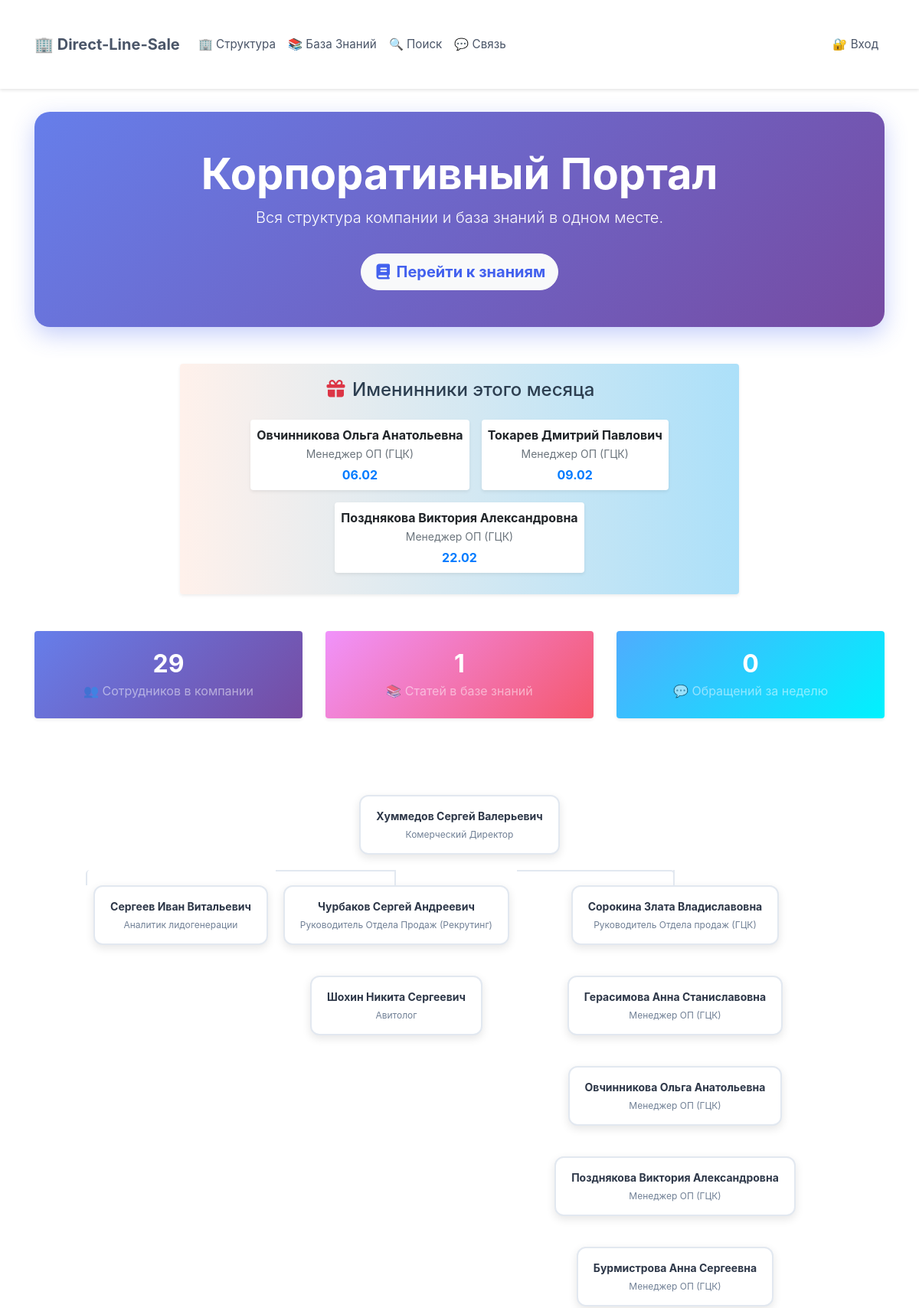
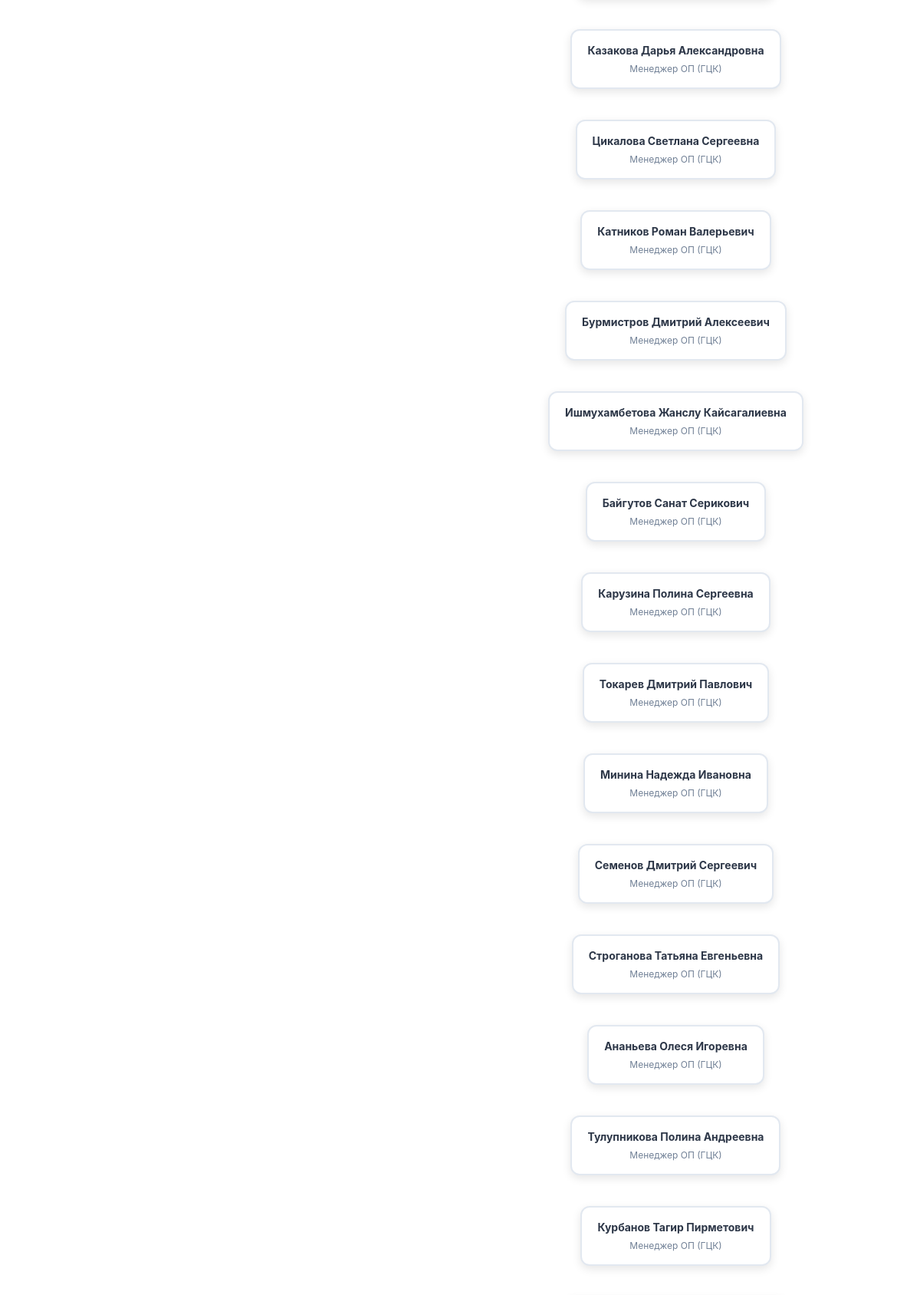
The page / (upper part) on the database its author committed (2 pictures, top to bottom).
### app.py (models this page shows, shortened)
class Employee(db.Model):
    id = db.Column(db.Integer, primary_key=True)
    name = db.Column(db.String(100), nullable=False, index=True)
    position = db.Column(db.String(100), nullable=False, index=True)
    birthday = db.Column(db.Date, nullable=True)
    email = db.Column(db.String(120), nullable=True)  # Если добавили
    telegram = db.Column(db.String(50), nullable=True)  # Если добавили
    manager_id = db.Column(db.Integer, db.ForeignKey(
        'employee.id'), nullable=True, index=True)
    children = db.relationship('Employee', backref=db.backref(
        'parent', remote_side=[id]), lazy='joined')

### app.py (the view)
@app.route('/')
def home():
    roots = Employee.query.filter_by(manager_id=None).all()
    from datetime import timedelta
    stats = {
        'total_employees': Employee.query.count(),
        'total_articles': Article.query.count(),
        'recent_feedback': Feedback.query.filter(
            Feedback.created_at >= datetime.now() - timedelta(days=7)
        ).count()
    }
    today = datetime.today()
    current_month = today.month
    all_employees = Employee.query.filter(Employee.birthday.is_not(None)).all()
    birthdays_this_month = []
    for emp in all_employees:
        if emp.birthday.month == current_month:
            birthdays_this_month.append(emp)
    birthdays_this_month.sort(key=lambda x: x.birthday.day)
    return render_template('index.html', roots=roots, birthdays=birthdays_this_month, stats=stats)

### templates/index.html (shortened to what this page needs)
{% extends "base.html" %}
{% block extra_css %}
<link rel="stylesheet" href="{{ url_for('static', filename='css/tree.css') }}">
{% endblock %}
{% block content %}
<div class="row mb-5">
    <div class="col-12">
        <div class="p-5 text-center text-white rounded-3"
            style="background: var(--primary-gradient); border-radius: 20px; box-shadow: 0 10px 30px rgba(67, 97, 238, 0.3);">
            <h1 class="display-4 font-weight-bold" style="color: white;">Корпоративный Портал</h1>
            <p class="lead">Вся структура компании и база знаний в одном месте.</p>
            <a href="/wiki" class="btn btn-light btn-lg mt-3"
                style="border-radius: 30px; font-weight: bold; color: var(--primary-color);">
                <i class="fa fa-book"></i> Перейти к знаниям
            </a>
        </div>
    </div>
</div>
{% if birthdays %}
<div class="row justify-content-center mb-5">
    <div class="col-md-8">
        <div class="card border-0 shadow-sm" style="background: linear-gradient(to right, #fff1eb 0%, #ace0f9 100%);">
            <div class="card-body text-center">
                <h4 style="color: #2c3e50;"><i class="fa fa-gift text-danger"></i> Именинники этого месяца</h4>
                <div class="d-flex justify-content-center flex-wrap mt-3">
                    {% for b in birthdays %}
                    <div class="m-2 p-2 bg-white rounded shadow-sm" style="min-width: 200px;">
                        <span class="d-block font-weight-bold">{{ b.name }}</span>
                        <small class="text-muted">{{ b.position }}</small>
                        <div class="text-primary font-weight-bold mt-1">
                            {{ b.birthday.strftime('%d.%m') }}
                        </div>
                    </div>
                    {% endfor %}
                </div>
            </div>
        </div>
    </div>
</div>
{% endif %}
<div class="row mb-4">
    <div class="col-md-4 mb-3">
        <div class="card border-0 shadow-sm text-center"
            style="background: linear-gradient(135deg, #667eea 0%, #764ba2 100%);">
            <div class="card-body py-4">
                <h2 class="mb-1 font-weight-bold text-white">{{ stats.total_employees }}</h2>
                <p class="mb-0 text-white-50">👥 Сотрудников в компании</p>
            </div>
        </div>
    </div>
    <div class="col-md-4 mb-3">
        <div class="card border-0 shadow-sm text-center"
            style="background: linear-gradient(135deg, #f093fb 0%, #f5576c 100%);">
            <div class="card-body py-4">
                <h2 class="mb-1 font-weight-bold text-white">{{ stats.total_articles }}</h2>
                <p class="mb-0 text-white-50">📚 Статей в базе знаний</p>
            </div>
        </div>
    </div>
    <div class="col-md-4 mb-3">
        <div class="card border-0 shadow-sm text-center"
            style="background: linear-gradient(135deg, #4facfe 0%, #00f2fe 100%);">
            <div class="card-body py-4">
                <h2 class="mb-1 font-weight-bold text-white">{{ stats.recent_feedback }}</h2>
                <p class="mb-0 text-white-50">💬 Обращений за неделю</p>
            </div>
        </div>
    </div>
</div>
{% macro render_tree(employee) %}
<li>
    <div class="tree-card" data-employee-id="{{ employee.id }}" style="cursor: pointer;">
        <span class="name">{{ employee.name }}</span>
        <span class="pos">{{ employee.position }}</span>
    </div>
    {% if employee.children %}
    <ul class="{{ 'grid-view' if employee.children|length > 8 else '' }}">
        {% for child in employee.children %}
        {{ render_tree(child) }}
        {% endfor %}
    </ul>
    {% endif %}
</li>
{% endmacro %}
<div class="tree-container">
    <div class="tree">
        <ul>
            {% for root in roots %}
            {{ render_tree(root) }}
            {% else %}
            <div class="alert alert-warning">
                Сотрудники не найдены. <a href="/admin">Добавьте их в админке</a> (у самых главных оставьте поле
                Руководитель пустым).
            </div>
            {% endfor %}
        </ul>
    </div>
</div>
{% endblock %}

### static/css/tree.css (style rules this page uses)
:root { --primary-color: #4361ee; --primary-gradient: linear-gradient(135deg, #667eea 0%, #764ba2 100%); --card-bg: #ffffff; --card-shadow: rgba(0, 0, 0, 0.1); --text-main: #2d3748; --text-secondary: #718096; --border-color: #e2e8f0; }
.tree-container { width: 100%; overflow-x: auto; padding: 20px 0; }
.tree { width: 100%; text-align: center; }
.tree ul { padding-top: 20px; position: relative; display: flex; justify-content: center; list-style: none; margin: 0; padding-left: 0; }
.tree li { float: left; text-align: center; list-style-type: none; position: relative; padding: 20px 10px 0 10px; display: inline-block; }
.tree li::before { content: ''; position: absolute; top: 0; right: 50%; border-top: 2px solid var(--border-color); width: 50%; height: 20px; }
.tree li::after { content: ''; position: absolute; top: 0; right: 50%; border-left: 2px solid var(--border-color); width: 0; height: 20px; }
.tree li:first-child::before, .tree li:first-child::after { border: 0 none; }
.tree li:last-child::before { border-right: 2px solid var(--border-color); border-radius: 0 5px 0 0; }
.tree li:only-child::after, .tree li:only-child::before { display: none; }
.tree li:first-child::before { border-left: 2px solid var(--border-color); border-radius: 5px 0 0 0; }
.tree li:not(:first-child):not(:last-child)::before { border-right: 2px solid var(--border-color); }
.tree-card { display: inline-block; padding: 15px 20px; background: var(--card-bg); border: 2px solid var(--border-color); border-radius: 12px; box-shadow: 0 4px 12px var(--card-shadow); transition: all 0.3s ease; cursor: pointer; min-width: 180px; position: relative; }
.tree-card .name { display: block; font-weight: bold; font-size: 14px; color: var(--text-main); margin-bottom: 5px; }
.tree-card .pos { display: block; font-size: 12px; color: var(--text-secondary); }
.tree ul.grid-view { display: grid; grid-template-columns: repeat(auto-fit, minmax(200px, 1fr)); gap: 20px; padding: 20px; }
.tree ul.grid-view li { float: none; }
.tree ul.grid-view li::before, .tree ul.grid-view li::after { display: none; }

### rows shown on the page
Employee: name "Овчинникова Ольга Анатольевна", position "Менеджер ОП (ГЦК)", birthday "06.02"
Employee: name "Токарев Дмитрий Павлович", position "Менеджер ОП (ГЦК)", birthday "09.02"
Employee: name "Позднякова Виктория Александровна", position "Менеджер ОП (ГЦК)", birthday "22.02"
Employee: name "Хуммедов Сергей Валерьевич", position "Комерческий Директор"
Employee: name "Сергеев Иван Витальевич", position "Аналитик лидогенерации"
Employee: name "Чурбаков Сергей Андреевич", position "Руководитель Отдела Продаж (Рекрутинг)"
Employee: name "Шохин Никита Сергеевич", position "Авитолог"
Employee: name "Сорокина Злата Владиславовна", position "Руководитель Отдела продаж (ГЦК)"
Employee: name "Герасимова Анна Станиславовна", position "Менеджер ОП (ГЦК)"
Employee: name "Бурмистрова Анна Сергеевна", position "Менеджер ОП (ГЦК)"
Employee: name "Казакова Дарья Александровна", position "Менеджер ОП (ГЦК)"
Employee: name "Цикалова Светлана Сергеевна", position "Менеджер ОП (ГЦК)"
Employee: name "Катников Роман Валерьевич", position "Менеджер ОП (ГЦК)"
Employee: name "Бурмистров Дмитрий Алексеевич", position "Менеджер ОП (ГЦК)"
Employee: name "Ишмухамбетова Жанслу Кайсагалиевна", position "Менеджер ОП (ГЦК)"
Employee: name "Байгутов Санат Серикович", position "Менеджер ОП (ГЦК)"
Employee: name "Карузина Полина Сергеевна", position "Менеджер ОП (ГЦК)"
Employee: name "Минина Надежда Ивановна", position "Менеджер ОП (ГЦК)"
Employee: name "Семенов Дмитрий Сергеевич", position "Менеджер ОП (ГЦК)"
Employee: name "Строганова Татьяна Евгеньевна", position "Менеджер ОП (ГЦК)"
Employee: name "Ананьева Олеся Игоревна", position "Менеджер ОП (ГЦК)"
Employee: name "Тулупникова Полина Андреевна", position "Менеджер ОП (ГЦК)"
Employee: name "Курбанов Тагир Пирметович", position "Менеджер ОП (ГЦК)"

### other values the page prints
{{ stats.total_employees }} "29"
{{ stats.total_articles }} "1"
{{ stats.recent_feedback }} "0"
